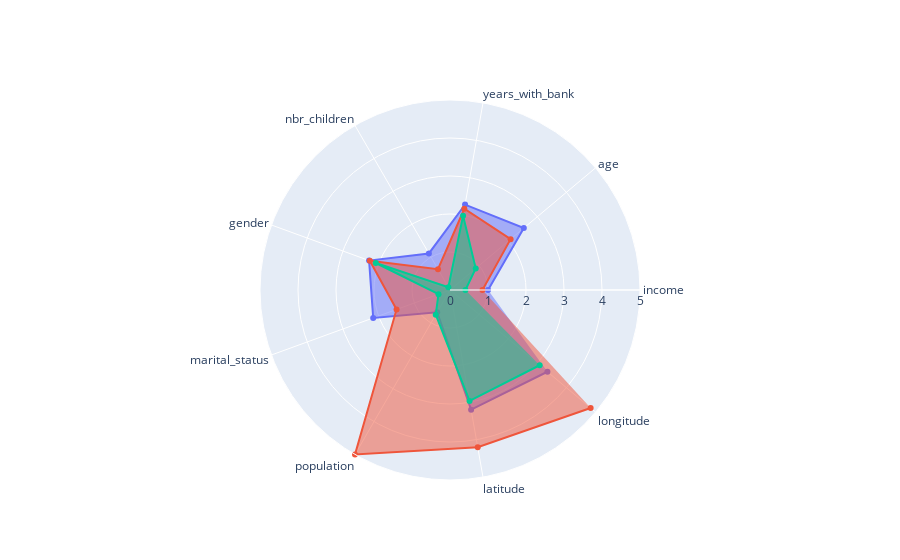

Source (notebook cell):
### Code cell
categories = mean_scores.columns.tolist()

fig = go.Figure()

for i in mean_scores.index:
    df = mean_scores.loc[i].T
    values = df.values.tolist()
    fig.add_trace(go.Scatterpolar(
      r=values,
      theta=categories,
      fill='toself',
      name = i
    ))

fig.update_layout(
  polar=dict(
    radialaxis=dict(
      visible=True,
      range=[0, 5]
    )),
  showlegend=False
)

fig.show()

### Figure 1 — Plotly figure (JSON) as saved in the notebook; plotly's stock layout.template omitted (floating-point values rounded to 4 significant figures)
{"data": [{"fill": "toself", "name": "0", "r": [1.001, 2.537, 2.282, 1.111, 2.266, 2.151, 0.6758, 3.198, 3.346], "theta": ["income", "age", "years_with_bank", "nbr_children", "gender", "marital_status", "population", "latitude", "longitude"], "type": "scatterpolar"}, {"fill": "toself", "name": "1", "r": [0.854, 2.082, 2.171, 0.6327, 2.245, 1.497, 5.0, 4.201, 4.832], "theta": ["income", "age", "years_with_bank", "nbr_children", "gender", "marital_status", "population", "latitude", "longitude"], "type": "scatterpolar"}, {"fill": "toself", "name": "2", "r": [0.4059, 0.884, 1.984, 0.08642, 2.078, 0.3224, 0.7504, 2.965, 3.081], "theta": ["income", "age", "years_with_bank", "nbr_children", "gender", "marital_status", "population", "latitude", "longitude"], "type": "scatterpolar"}], "layout": {"polar": {"radialaxis": {"range": [0, 5], "visible": true}}, "showlegend": false}}
